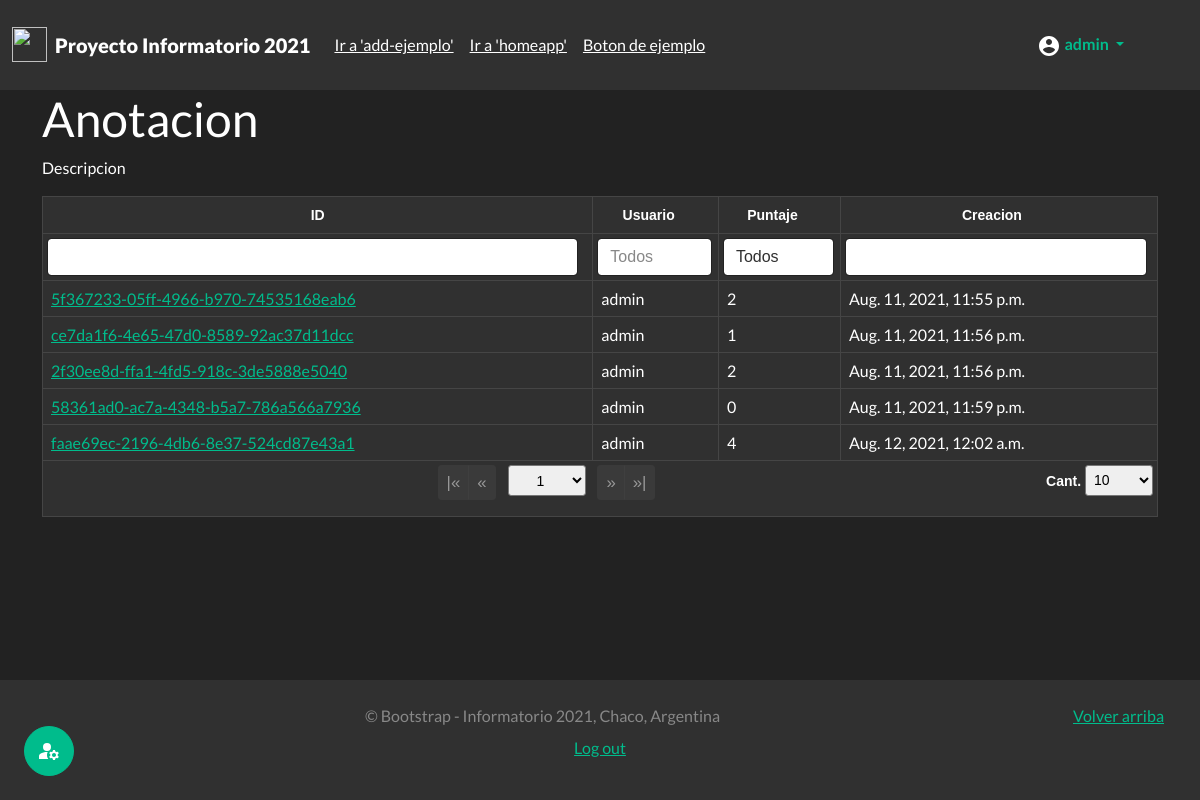
The page /useradmin/act (signed in) on the database as committed earlier.
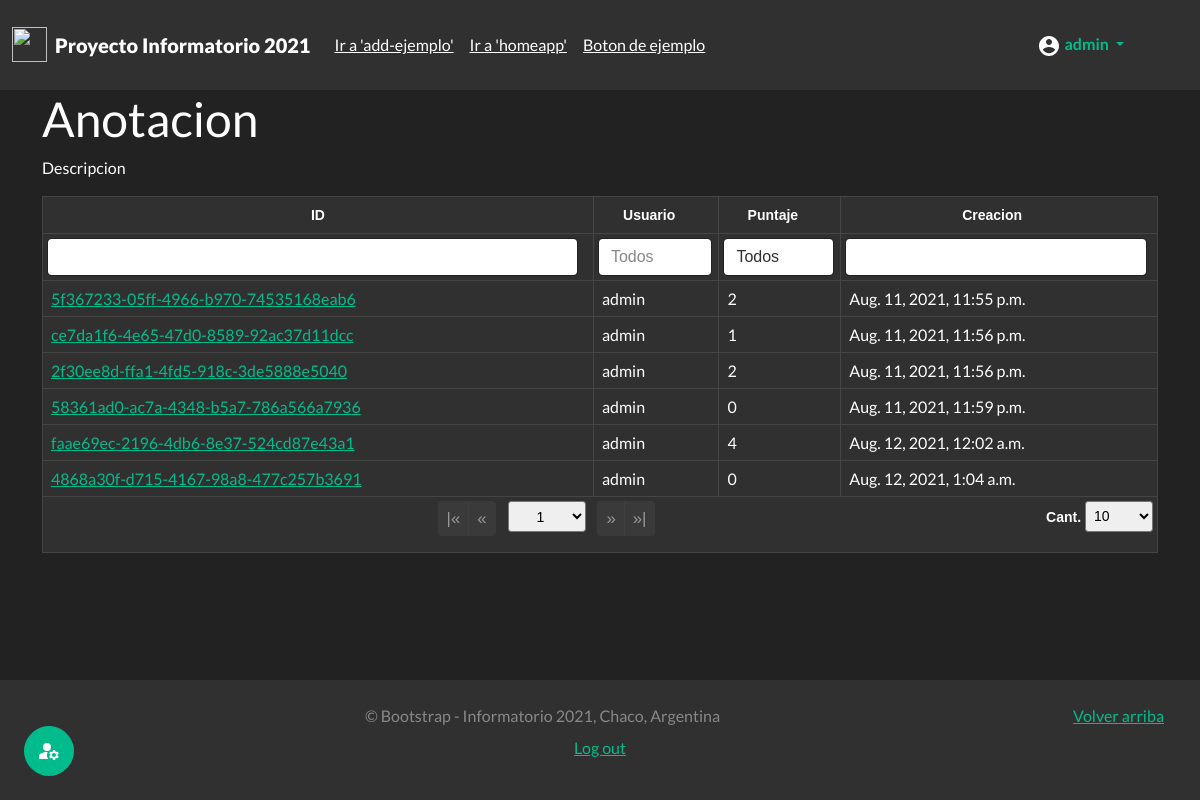
The same page on the database as committed later.
### juego_chaco/models.py (models this page shows)
class Partida(models.Model):
    id=models.UUIDField(primary_key=True, default=uuid.uuid4, editable=False)
    usuario=models.ForeignKey(User,on_delete=models.CASCADE)
    puntuacion=models.IntegerField()
    fecha = models.DateTimeField(auto_now_add=True, editable=False)

### authusuario/views.py (the view)
# urls.py: path('useradmin/<str:id>',views.mi_useradmin,name="mi_useradmin"),
@login_required(login_url="login")
@permission_required('authusuario.es_usuario_admin',raise_exception=True)
def mi_useradmin(request,id):
    sw={"prg":admin_cuestionarios,"usr":admin_usuarios,"act":admin_actividades}
    func= sw.get(id,"ERROR")
    if func != "ERROR":
        return func(request)
    raise Http404

### authusuario/views.py (called while the page is built)
def admin_actividades(request):
    lista_partidas=Partida.objects.all()
    print(lista_partidas)
    context={"partidas":lista_partidas}
    return render(request,'admin/admin_actividades.html',context)

### templates/admin/admin_actividades.html (shortened to what this page needs)
{% extends 'base.html' %}
{% load static %}
{% block load_scr %}
<link href={% static 'css/theme.bootstrap_4.css' %} rel="stylesheet">
<link href={% static 'css/jquery.tablesorter.pager.css' %} rel="stylesheet">
{% endblock  %}
{% block content %}
<div class="container">
  <h1>Anotacion</h2>
  <p>Descripcion</p>
  <table class="table table-dark table-bordered table-hover table-responsive">
    <thead class="thead-dark text-center">
      <tr>
        <th class="sorter-false filter-exact">ID</th>
        <th class="filter-exact" data-placeholder="Todos">Usuario</th>
        <th class="filter-select filter-exact" data-placeholder="Todos">Puntaje</th>
        <th class="filter-exact">Creacion</th>
    </thead>
    <tfoot class="text-center">
      <tr>
        <th colspan="7" class="ts-pager">
          <div class="form-inline">
            <div class="btn-group btn-group-sm mx-1" role="group">
              <button type="button" class="btn btn-secondary first" title="first">|&laquo;</button>
              <button type="button" class="btn btn-secondary prev" title="previous">&laquo;</button>
            </div>
            <select class="form-control-sm custom-select px-4 mx-1 pagenum" title="N° de página"></select>
            <div class="btn-group btn-group-sm mx-1" role="group">
              <button type="button" class="btn btn-secondary next" title="next">&raquo;</button>
              <button type="button" class="btn btn-secondary last" title="last">&raquo;|</button>
            </div>
            <p class="float-end">
              <a>Cant.</a>
              <select class="form-control-sm custom-select px-1 pagesize" title="Seleccione el tamaño de página">
                <option selected="selected" value="10">10</option>
            </p>
          </div>
        </th>
      </tr>
    </tfoot>
    <tbody>
      {% for partida in partidas %}
        <tr>
        <td><a href= {% url 'ver-partida' partida.pk %}>{{partida.pk}}</a></td>
        <td>{{partida.usuario}}</td>
        <td>{{partida.puntuacion}}</td>
        <td>{{partida.fecha}}</td>
        </tr>
      {% endfor %}
    </tbody>
  </table>
</div>
{% endblock  %}

Rows that differ between the two databases and show on the page:
added Partida: pk "4868a30f-d715-4167-98a8-477c257b3691", usuario "admin", puntuacion "0", fecha "Aug. 12, 2021, 1:04 a.m."
